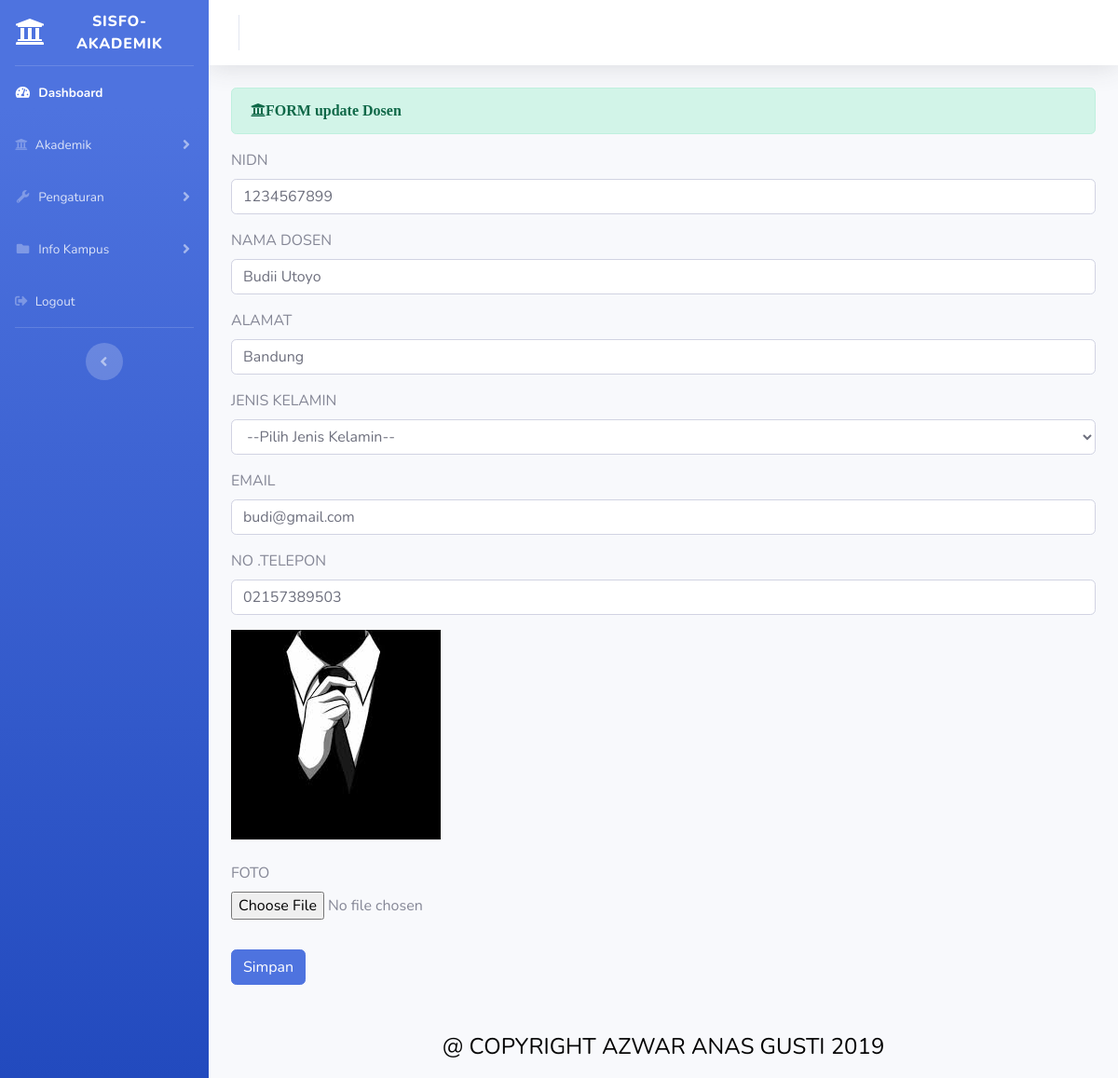
The page /index.php/administrator/dosen/update/1234567899 on the database its author committed.
### tables this page shows
CREATE TABLE `dosen` (
  `id_dosen` int(11) NOT NULL,
  `nidn` varchar(50) NOT NULL,
  `nama_dosen` varchar(50) NOT NULL,
  `alamat` varchar(50) NOT NULL,
  `jenis_kelamin` varchar(50) NOT NULL,
  `email` varchar(100) NOT NULL,
  `telp` varchar(50) NOT NULL,
  `photo` varchar(100) NOT NULL
);

### application/controllers/administrator/dosen.php (called while the page is built, shortened)
<?php
class Dosen extends CI_Controller{
     	public function update($id)
     	{
     		$where =array('nidn' => $id);
     		$data['dosen'] = $this->dosen_model->edit_data($where,'dosen')->result();
     		$data['detail'] = $this->dosen_model->ambil_id_dosen($id);
     	    $this->load->view('templates_administrator/header');
		    $this->load->view('templates_administrator/sidebar');
		    $this->load->view('administrator/dosen_update',$data);
		    $this->load->view('templates_administrator/footer');
     	}
	}

### index.php (called while the page is built, shortened)
<?php
require_once BASEPATH.'core/CodeIgniter.php';

### application/models/dosen_model.php (called while the page is built, shortened)
<?php
class Dosen_model extends CI_Model
{
	public function edit_data($where,$table)
	{
		return $this->db->get_where($table,$where);
	}
		}

### application/views/administrator/dosen_update.php (the view, shortened to what this page needs)
<div class="container-fluid">
	  <div class="alert alert-success" role="alert">
   <i class="fas fa-university">FORM update Dosen</i>
       </div>
          <?php foreach($dosen as $dsn) : ?>
       <?php echo form_open_multipart('administrator/dosen/update_dosen_aksi') ?>
            <div class="form-group">
			<label>NIDN</label>
			<input type="text" name="nidn"class="form-control" value="<?php echo $dsn->nidn?>">
		</div>
        <div class="form-group">
			<label>NAMA DOSEN</label>
			<input type="text" name="nama_dosen"class="form-control" value="<?php echo $dsn->nama_dosen ?>">
		</div>
		 <div class="form-group">
			<label>ALAMAT</label>
			<input type="text" name="alamat"class="form-control" value="<?php echo $dsn->alamat ?>">
		</div>
			<div class="form-group">
			<label>JENIS KELAMIN</label>
			<select name="jenis_kelamin" class="form-control" value="<?php echo $dsn->jenis_kelamin ?>">
				<option value="">--Pilih Jenis Kelamin--</option>
			</select>
		</div>
		 <div class="form-group">
			<label>EMAIL</label>
			<input type="text" name="email"class="form-control" value="<?php echo $dsn->email ?>">
		</div>
		 <div class="form-group">
			<label>NO .TELEPON</label>
			<input type="text" name="telp"class="form-control" value="<?php echo $dsn->telp ?>">
		</div>
<div class="form-group">
	<?php foreach ($detail as $dt) : ?>
		<img src="<?php echo base_url(). 'assets/uploads/'.$dsn->photo ?>">
	       <?php endforeach; ?><br><br>
			<label>FOTO</label><br>
			<input type="file" name="userfile" value="<?php echo $dsn->photo ?>">
		</div>
		<button type="submit" class="btn btn-primary mb-5 mt-3">Simpan</button>
<?php endforeach; ?>
   </div>

### rows shown on the page
dosen: nidn "1234567899", nama_dosen "Budii Utoyo", alamat "Bandung", email "budi@gmail.com", telp "02157389503", photo (picture)
